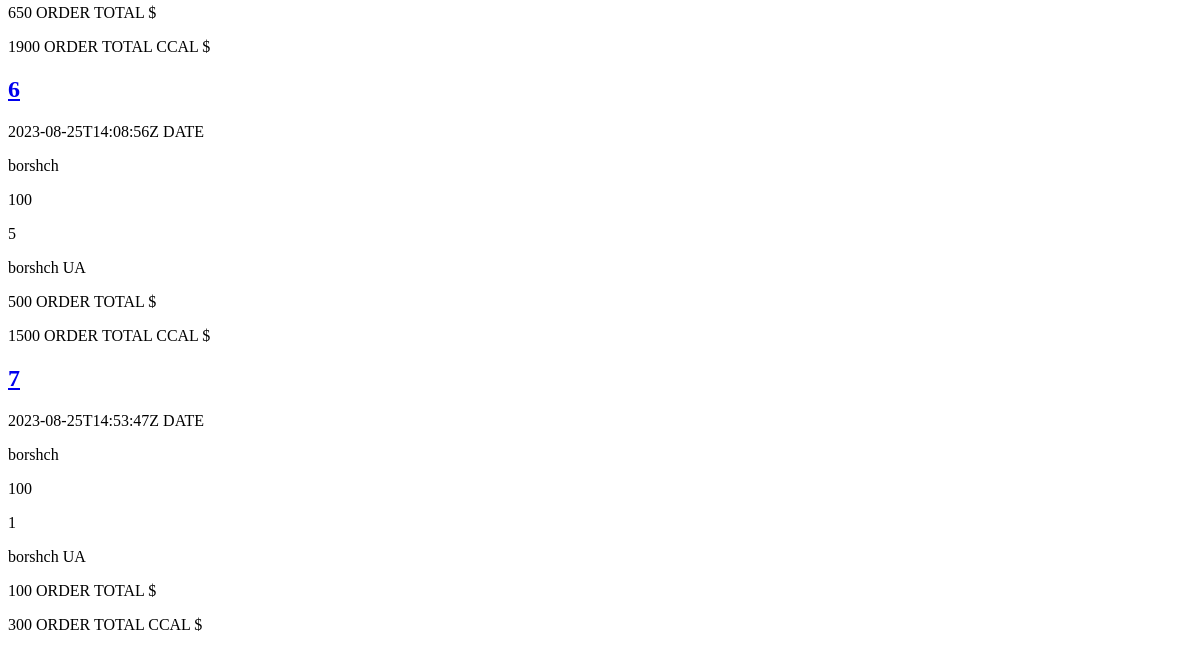
The app's page /user/orders (signed in, lower part), older data.
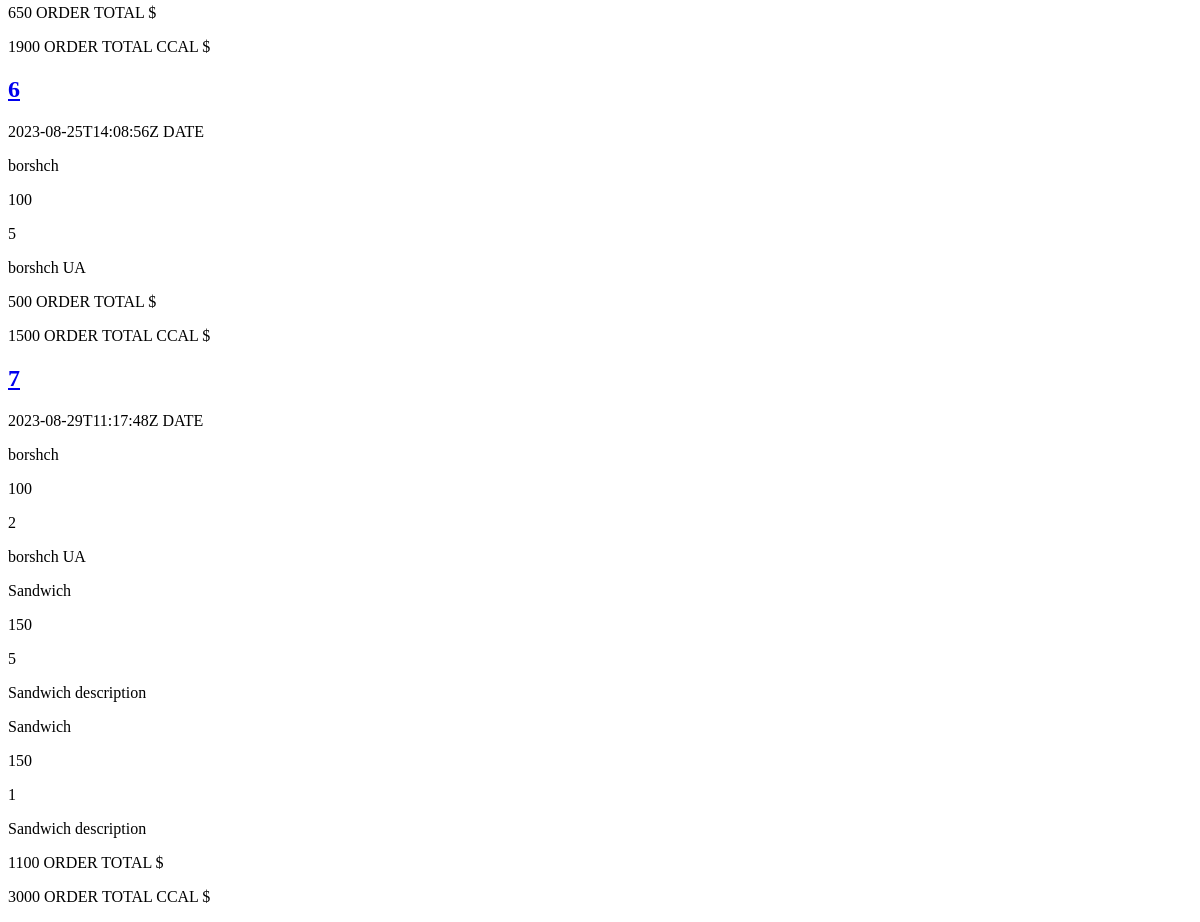
The same page, newer data.
### utils/db_models.py (models this page shows, shortened)
class OrderedDishes(Base):
    __tablename__ = "Ordered_dishes"
    id = Column(Integer, primary_key=True, autoincrement=True)
    count = Column(Integer)
    order_id = Column(Integer, ForeignKey("Orders.id"))
    dish_id = Column(String, ForeignKey("Dishes.id"))

class Dishes(Base):
    __tablename__ = "Dishes"
    id = Column(String(250), primary_key=True)
    dish_name = Column(String(250))
    price = Column(Integer)
    description = Column(String(1000))
    available = Column(Integer)
    photo = Column(String(250))
    ccal = Column(Integer)
    protein = Column(Integer)
    fat = Column(Integer)
    carb = Column(Integer)
    category = Column(String, ForeignKey("Category.id"))

### app.py (the view)
@app.route("/user/orders", methods=["GET"])
def user_orders_history():
    return get_user_orders()

### utils/common.py (called while the page is built)
def transformation_raw_to_dict(keys: list, raw_data: list):
    result = []
    for n in raw_data:
        result_dict = dict.fromkeys(keys)
        for key, value in zip(result_dict.keys(), n):
            result_dict[key] = value
        result.append(result_dict)
    return result

### utils/db_models.py (called while the page is built)
def init_db():
    Base.metadata.create_all(bind=engine)

### templates/user_orders.html (shortened to what this page needs)
<!DOCTYPE html>
<html lang="en">
<head>
</head>
<body>
{% if session.user_id %}
{% for order in orders %}
<div>
    <h2><a href="{{ url_for('user_order', order_id=order.id) }}"> {{
                        order.id }}</a></h2>
    <p>{{ order.order_date }} DATE </p>
    {% for dish in order.dishes %}
    <p>{{ dish.dish_name }}</p>
    <p>{{ dish.price }}</p>
    <p>{{ dish.count }}</p>
    <p>{{ dish.description }}</p>
    {% endfor %}
    <p>{{ order.total }} ORDER TOTAL $</p>
    <p>{{ order.total_ccal }} ORDER TOTAL CCAL $</p>
</div>
{% endfor %}
{% else %}
<a href="/user/sign_in">Sign in</a>
<br>
<a href="/user/register">Sign up</a>
{% endif %}
</body>
</html>

Row changes from the older to the newer data that the page shows:
removed OrderedDishes: dish_name "borshch", price "100", count "1", description "borshch UA", shown under "7"
added OrderedDishes: dish_name "borshch", price "100", count "2", description "borshch UA", shown under "7"
added OrderedDishes: dish_name "Sandwich", price "150", count "5", description "Sandwich description", shown under "7"
added OrderedDishes: dish_name "Sandwich", price "150", count "1", description "Sandwich description", shown under "7"
Text that changed along with them:
new list line: "7 2023-08-29T11:17:48Z DATE 1100 ORDER TOTAL $ 3000 ORDER TOTAL CCAL $"
list line gone: "7 2023-08-25T14:53:47Z DATE 100 ORDER TOTAL $ 300 ORDER TOTAL CCAL $"
